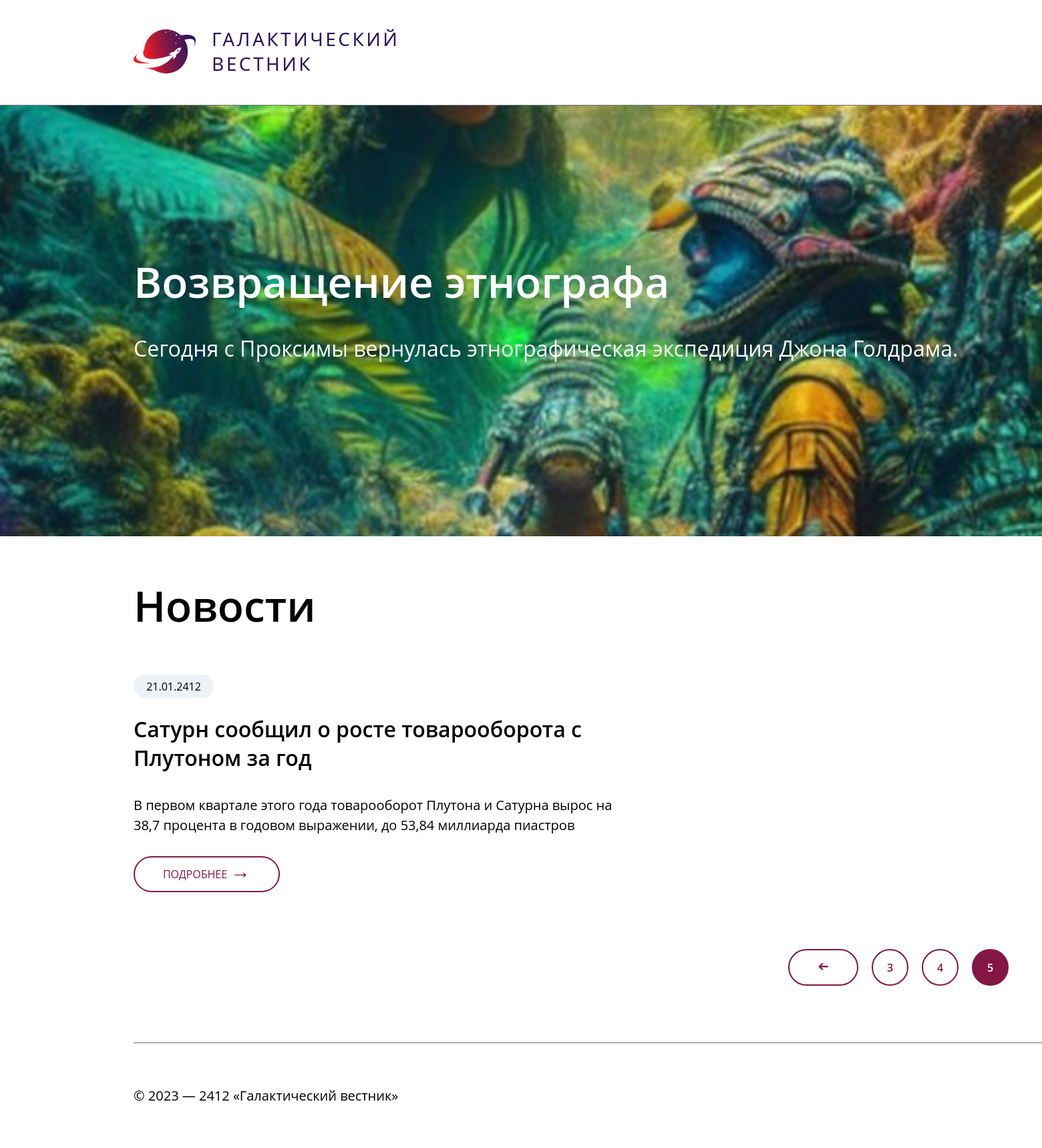
Screenshot of /main.php?page=5 with the database file from the repository.
### tables this page shows
CREATE TABLE `news` (
  `id` int(11) unsigned NOT NULL AUTO_INCREMENT,
  `date` datetime NULL DEFAULT NULL,
  `title` varchar(250) NOT NULL DEFAULT '',
  `announce` text NULL DEFAULT NULL,
  `content` text NULL DEFAULT NULL,
  `image` varchar(250) NOT NULL DEFAULT '',
  PRIMARY KEY (`id`),
  KEY `id` (`id`),

  KEY `idx_news_date` (`date`));

### resources/Repository.php (called while the page is built, shortened)
<?php
    class Repository{
        public function setMainNews(){
            require 'connect.php';
            mysqli_query($link, "SET NAMES 'utf8'");
            $query_main = "SELECT id, title, announce, image FROM news ORDER BY DATE DESC LIMIT 1";
            $res = mysqli_query($link, $query_main) or die(mysqli_error($link));
            for ($data = []; $row = mysqli_fetch_assoc($res); $data[] = $row);
            return $data;
        }
        public function setId() {
            if (isset($_GET['page']) && !empty($_GET['page'])) {
                $id_page = (int) $_GET['page'];
                return $id_page;
            } else {
                $id_page = 1;
                return $id_page;
            }
        }
        public function setGridNews(){
            $count_news = 4;
            require 'connect.php';
            mysqli_query($link, "SET NAMES 'utf8'");
            $id_page = $this->setId();
            $news_on_page = ($id_page - 1) * $count_news;
            $query_news = "SELECT id, date, title, announce FROM news ORDER BY DATE DESC LIMIT $news_on_page, $count_news";
            $res = mysqli_query($link, $query_news) or die(mysqli_error($link));
            for($data = []; $row = mysqli_fetch_assoc($res); $data[] = $row);
            return $data;
        }
    }
?>

### main/controllers/MainNews.php (called while the page is built)
<?php
require_once 'resources/Repository.php';
    class MainNews extends Repository{
        public function getMainNews() {
            $data = $this->setMainNews();
            foreach($data as $news){
                return $news;
            }
        }
    }
?>

### main/controllers/BlockNews.php (called while the page is built)
<?php
require_once 'resources/Repository.php';
    class BlockNews extends Repository{
        public function getGridNews(){
            return $this->setGridNews();
        }
    }
?>

### main/models/main_news.php (the view, shortened to what this page needs)
<?php
	require_once 'main/controllers/MainNews.php';
	$data = new MainNews();
	$news = $data->getMainNews();
	$pic = "/project/pics/$news[image]";
	$title = $news['title'];
	$announce = $news['announce'];
	$id = $news['id'];
?>
	<div class="banner" style="background-image: url( '<?php echo $pic ?>' );">
		<div class="main wrapper">
			<a href="/project/work_news.php/?id=<?php echo $id ?>">
				<h1> <?php echo $title ?> </h1>
			</a>
			<?php echo $announce ?>
		</div>
	</div>

### main/models/block_news.php (shortened to what this page needs)
<div class="news">
	<?php
	require 'main/controllers/BlockNews.php';
	$grid = new BlockNews();
	$data = $grid->getGridNews();
	foreach($data as $news):
		$id = $news['id'];
		$date_db = date_create($news['date']);
		$date = date_format( $date_db, 'd.m.Y',);
		$title = $news['title'];
		$announce = $news['announce'];
	?>
	<div class="news-subject">
		<div class="news-time">
			<p> <?php echo $date ?></p>
		</div>
		<div class="news-title">
			<h2> <?php echo $title ?> </h2>
		</div>
		<div class="news-announce">
			<?php echo $announce ?>
		</div>
		<div class="button">
			<a href="/project/work_news.php/?id=<?php echo $id;?>">
				ПОДРОБНЕЕ <span class="arrow-link">&#8594</span>
			</a>
		</div>
	</div>
	<?php endforeach; ?>
</div>
<div class="pagination wrapper">
	<?php
	require_once 'main/controllers/Pagination.php';
	?>
</div>

### resources/styles.css (style rules this page uses)
* { margin: 0; padding: 0; }
a { text-decoration: none; }
h1, h2, p, a { font-family: 'Open Sans'; }
body { width: 1920px; }
.wrapper { box-sizing: border-box; padding: 0 200px; }
.header a { display: block; width: 390px; }
.header a .logo { display: flex; }
.header .logo img { background-image: 'logo.svg'; }
.header .logo h2 { padding-left: 24px; font-family: 'Segoe UI'; font-weight: 400; font-size: 28px; line-height: 37px; letter-spacing: 3.5px; color: #2C145E; }
.banner { background-size: cover; background-position: center; background-repeat: no-repeat; width: 100%; }
.banner .main { width: auto; box-sizing: border-box; padding-top: 220px; padding-bottom: 260px; }
.banner .main a { box-sizing: border-box; display: block; color: #ffffff; margin-bottom: 35px; }
.banner .main a h1 { font-weight: 600; font-size: 64px; }
.banner .main p { font-size: 32px; color: #ffffff; }
.block-news .news { display: grid; grid-template-columns: repeat(2, 1fr); row-gap: 50px; column-gap: 30px; }
.block-news .news .news-subject { box-sizing: border-box; position: relative; width: 740px; padding-bottom: 45px; cursor: pointer; }
.block-news .news .news-subject .news-time, .content-news .main-content .news-time { display: flex; border-radius: 60px; width: 120px; height: 35px; background-color: #ECF2F5; justify-content: center; align-items: center; }
.block-news .news .news-subject .news-time { position: absolute; top: 0; }
.block-news .news .news-subject .news-title { box-sizing: border-box; margin: 60px 0 35px 0; }
.block-news .news .news-subject .news-title h2 { font-weight: 600; font-size: 32px; }
.block-news .news .news-subject .news-announce { box-sizing: border-box; font-size: 20px; line-height: 30px; margin: 30px 0 80px 0; }
.block-news .news .news-subject .button { position: absolute; bottom: 40px; display: flex; border-radius: 40px; border: 2px solid #841844; width: 215px; height: 50px; justify-content: center; align-items: center; background-color: #ffffff; }
.block-news .news .news-subject .button a { display: flex; color: #841644; }
.block-news .news .news-subject .button a span { box-sizing: border-box; position: relative; top: -5px; display: flex; align-items: center; margin-left: 5px; color: #841644; height: 20px; font-size: 30px; }
.pagination { display: flex; box-sizing: border-box; justify-content: right; align-items: center; padding-top: 45px; padding-bottom: 85px; }
footer .copyright { border-top: 1px solid #6C6E7B; box-sizing: border-box; font-size: 20px; padding: 65px 0; }

### rows the page displays
news: image (picture), title "Возвращение этнографа", announce "Сегодня с Проксимы вернулась этнографическая экспедиция Джона Голдрама."
news: date "21.01.2412", title "Сатурн сообщил о росте товарооборота с Плутоном за год", announce "В первом квартале этого года товарооборот Плутона и Сатурна вырос на 38,7 процента в годовом выражении, до 53,84 миллиарда пиастров"
